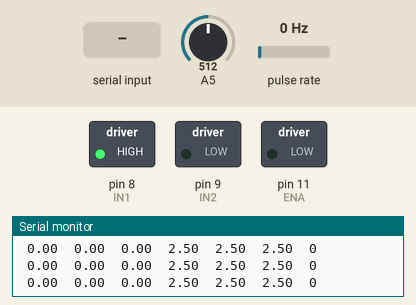
Bench run of a sketch on a simulated Arduino Uno, built with avr-gcc and run on an emulated ATmega328P. Shown: switched loads named in the sketch (green lamp = pin HIGH), the last lines printed to the serial monitor. Wiring (inferred from the names in the program): pulse sensor: data pin 2. The inputs (shaded band) are chosen by the test bench; at power-on: A5 = 512, pulse rate 0 Hz.

Above: at 1.2 s.
1.3 s: "90,45\n" received over Serial
At 2.0 s:
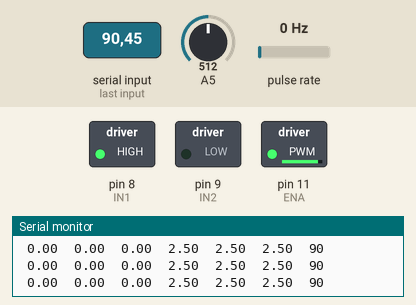
2.8 s: "1\n" received over Serial
At 4.0 s:
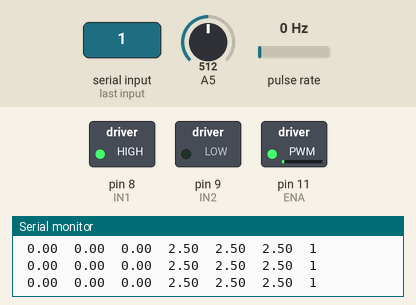
4.3 s: "30,150\n" received over Serial
At 5.1 s:
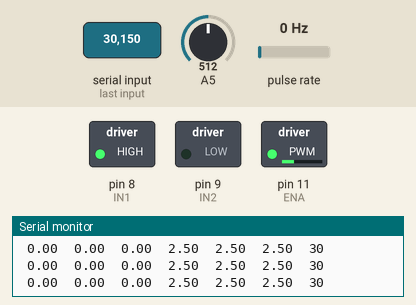
8.8 s: A5 set to 32
11.8 s: A5 set to 27
Timing chart, 0 to 14.8 s (numbered marks = the images above; inputs shaded):
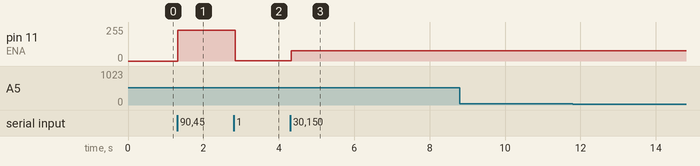

The sketch:

FiltrosSegundoCuartoOrdenArduino.ino
```cpp
/*Codigo Motor-Generador Dc Filtros:
 * Autores: David Santiago Oyola Lozano
 * Diego Fernando Blanco Rueda
 * Heiner Camilo Varela
*/

//DEFINICION DE PINES DE LOS COMPONENTES:-----------------------------------------------------------------------------------------------------

//Encoder:
#define encoder 2

//Puente H:
int ENA = 11;
int IN1 = 8;
int IN2 = 9;

//DEFINICION DE VARIABLES:--------------------------------------------------------------------------------------------------------------------
//Lectura Analogica del Encoder:
volatile unsigned muestreoactualinterrupcion=0; //El tiempo actual del muestreo de la interrupcion.
volatile unsigned muestreoanteriorinterrupcion=0; //El tiempo anterior al tiempo actual del muestreo de interrupcion.
volatile unsigned deltamuestreointerrupcion=0;  //El diferencial de tiempo entre el tiempo anterior y actual de muestreo de interrupcion.

//Variables del calculo de velocidad angular:
int ciclo=0;  //Contador
double frecuencia=0;  //La frecuencia de interrupcion calculada por el promedio de deltas de tiempo.
double w=0; //Velocidad angular calculada del encoder.

//Variables para tiempo de muestro:
float  tiempo1=0;
float  tiempo2=0;
float  tiempo=0;
double n=1; //Numero de interrupciones (o ranuras) del medidor del encoder.

//Vector de suma promnedio:
float vector[]={0,0,0,0,0,0,0,0,0,0}; //Vector donde se guarda cada delta de tiempo para hacer un promedio.
int tam=10; //Tamaño de evaluacion de los ciclos.

//Parametros de control de PWM:
int  PWM=0;  //PWM que se controla.
float lecturaAnalogica =0; //Lectura analogica motor.
float voltajeSalida = 0; //Voltaje Generador.

//Parametros Filtros:
//Constantes filtro segundo orden Volotaje:
const double A2V = 0.071949430353172;
const double B2V = 0.071949430353172;

const double C2V = 1.389976633757370;
const double D2V = -0.533875494463715;

//Constantes filtro cuarto orden Voltaje:
const double A4V = 0.002714868048220;
const double B4V = 0.008144604144661;
const double C4V = 0.008144604144661;
const double D4V = 0.002714868048220;

const double E4V = 2.855972422291980;
const double F4V = -3.177254463083176;
const double G4V = 1.613162165337777;
const double H4V = -0.313599068932344;

//Constantes filtro segundo orden Velocidad:
const double A2Vel = 0.124681557045141;
const double B2Vel = 0.124681557045141;

const double C2Vel = 1.165451455649830;
const double D2Vel = -0.414814569740113;

//Constantes filtro cuarto orden Velocidad:
const double A4Vel = 0.008309467203973;
const double B4Vel = 0.024928401611919;
const double C4Vel = 0.024928401611919;
const double D4Vel = 0.008309467203973;

const double E4Vel = 2.416741890621338;
const double F4Vel = -2.384913665665483;
const double G4Vel = 1.098433138549570;
const double H4Vel = -0.196737101137208;

//Variables Filtros:
double yn_volt2, yn_volt4;

//Segundo Orden Voltaje:
double Dos_Voyn2, Dos_Voyn1;
double Dos_Voxn2, Dos_Voxn1;

//Cuarto Orden Voltaje:
double Cuatro_Voyn4, Cuatro_Voyn3, Cuatro_Voyn2, Cuatro_Voyn1;
double Cuatro_Voxn4, Cuatro_Voxn3, Cuatro_Voxn2, Cuatro_Voxn1;

double yn_vel2, yn_vel4;

//Segundo Orden Velocidad.
double Dos_Veyn2, Dos_Veyn1;
double Dos_Vexn2, Dos_Vexn1;

//Cuarto Orden Velocidad:
double Cuatro_Veyn4, Cuatro_Veyn3, Cuatro_Veyn2, Cuatro_Veyn1;
double Cuatro_Vexn4, Cuatro_Vexn3, Cuatro_Vexn2, Cuatro_Vexn1;

//INICIO DEL CODIGO:-------------------------------------------------------------------------------------------------------------------------
//Funcion del encoder:
void encoderVoid(){ //Esta parte del codigo entra a funcionar cuando sucede una interrupcion en el encoder
ciclo++;  //Inicia el tick.

//En esta parte se mide el diferencial de tiempo entre tick y tick medido por el encoder para sacar un promedio de tiempo:
if(ciclo==1){
      float media=0;  //Se inicializa la variable para obtener el promedio de los delta de tiempos
      deltamuestreointerrupcion=muestreoactualinterrupcion-muestreoanteriorinterrupcion;//Se hace el diferencial de tiempo de interrupcion de ticks del encoder.
      for(int i=0;i<tam-1;i++){ //Ciclo for para crear un vector de n posiciones.
        vector[i]=vector[i+1];  //Este vector se utiliza para almacenar los delta de tiempos.
      }
      vector[tam-1]=deltamuestreointerrupcion;
      for(int i=0;i<tam;i++){ //Ciclo for para comenzar a hacer el promedio de tiempos de interrupcion.
        media=vector[i]+media;
      }
      media=media/tam;  //Se divide entre la cantidad de datos para asi obtener el promedio.
      deltamuestreointerrupcion=media;
      muestreoanteriorinterrupcion=muestreoactualinterrupcion;//Se actualiza el tiempo de interrupcion anterior
    }
ciclo=0;  //Deja el tick en 0
muestreoactualinterrupcion=millis();  //Actualiza el muestreo actual.

    //if(voltajeSalida==0.00){n=0;}

//Calculo de la frecuencia angular:
    if(deltamuestreointerrupcion!=0){ //Según el promedio de tiempo sacado anteriormente se pasa a frecuencia en radianes por segundo:
      frecuencia=(1000*n)/(double)deltamuestreointerrupcion;
    }else{
      frecuencia=0;
    }
    //Se calcula la velocidad angular siendo 2*pi*frecuencia:
    w=(2*3.141516)*frecuencia;
}

void setup() {
  //Activacion de la interrupcion en flanco de bajada del encoder:
  attachInterrupt(digitalPinToInterrupt(encoder),encoderVoid,FALLING);
  Serial.begin(9600); //Monitor Serial en 9600 baudios.
  tiempo1=millis();
  //Se definen las entradas y salidas de los pines:
  pinMode(encoder, INPUT);  //Se necesita el pin del encoder como entrada para la interrupcion.
  pinMode(ENA, OUTPUT);
  pinMode(IN1, OUTPUT); //Se define los pines del puente H como Salidas.
  pinMode(IN2, OUTPUT);

  //Señal Puente H L298N:
  digitalWrite(IN1,HIGH); //Se ajustan IN1 e IN2 para que gire en sentido horario el motor.
  digitalWrite(IN2,LOW);  //Si se quiere girar antihorario definir IN1=LOW e IN2=HIGH.

}

void loop() {
  //Manda el setpoint de PWM Manualmente:
  if(Serial.available()>0){
     String entradaSerial = Serial.readStringUntil('\n'); //Obtiene el valor ingresado para que sea el PWM a tomar.
     PWM=entradaSerial.toFloat();
  }
  analogWrite(ENA,map(PWM,0,100,0,255)); //Enviamos el PWM al puente H.

  //Manda el setpoint de PWM de 10 en 10 automaticamente:
  /*if(millis() > 1000){
    PWM = int(millis()/1000);
  }
  if(millis() >= 101000){
    PWM = 0;
  }*/

  lecturaAnalogica=analogRead(A5); //Se lee el voltaje del pin analogico A5 para mensurar el voltaje de salida del generador.
  voltajeSalida=lecturaAnalogica/1023*5.0;

  tiempo2=millis();

  //CONFIGURACION FILTROS DIGITALES:
  /*
   * Instruccion de uso de los filtros:
   * - Para usar el filtro de segundo orden (sea de voltaje o velocidad) se debe comentar la linea de la ecuacion de diferencia del filtro de cuarto orden y sus parámetros extras.
   * - Para usar el filtro de cuarto orden (sea de voltaje o velocidad) se debe comentar la linea de la ecuacion de diferencia del filtro de segundo orden.
   */

  //Filtros Voltaje:
  //Filtro de Segundo Orden:
  yn_volt2 = A2V*Dos_Voxn1 + B2V*Dos_Voxn2 + C2V*Dos_Voyn1 + D2V*Dos_Voyn2;

  Dos_Voyn2=Dos_Voyn1;
  Dos_Voyn1=yn_volt2;

  Dos_Voxn2=Dos_Voxn1;
  Dos_Voxn1=voltajeSalida;

  //Filtro de Cuarto Orden:
  yn_volt4 = A4V*Cuatro_Voxn1 + B4V*Cuatro_Voxn2 + C4V*Cuatro_Voxn3 + D4V*Cuatro_Voxn4 + E4V*Cuatro_Voyn1 + F4V*Cuatro_Voyn2 + G4V*Cuatro_Voyn3 + H4V*Cuatro_Voyn4;

  Cuatro_Voyn4=Cuatro_Voyn3;
  Cuatro_Voyn3=Cuatro_Voyn2;
  Cuatro_Voyn2=Cuatro_Voyn1;
  Cuatro_Voyn1=yn_volt4;

  Cuatro_Voxn4=Cuatro_Voxn3;
  Cuatro_Voxn3=Cuatro_Voxn2;
  Cuatro_Voxn2=Cuatro_Voxn1;
  Cuatro_Voxn1=voltajeSalida;


  //Filtros Velocidad:
  //Filtro de Segundo Orden:
  yn_vel2 = A2Vel*Dos_Vexn1 + B2Vel*Dos_Vexn2 + C2Vel*Dos_Veyn1 + D2Vel*Dos_Veyn2;

  Dos_Veyn2=Dos_Veyn1;
  Dos_Veyn1=yn_vel2;

  Dos_Vexn2=Dos_Vexn1;
  Dos_Vexn1=w;
  //Filtro de Cuarto Orden:
  yn_vel4 = A4Vel*Cuatro_Vexn1 + B4Vel*Cuatro_Vexn2 + C4Vel*Cuatro_Vexn3 + D4Vel*Cuatro_Vexn4 + E4Vel*Cuatro_Veyn1 + F4Vel*Cuatro_Veyn2 + G4Vel*Cuatro_Veyn3 + H4Vel*Cuatro_Veyn4;

  Cuatro_Veyn4=Cuatro_Veyn3;
  Cuatro_Veyn3=Cuatro_Veyn2;
  Cuatro_Veyn2=Cuatro_Veyn1;
  Cuatro_Veyn1=yn_vel4;

  Cuatro_Vexn4=Cuatro_Vexn3;
  Cuatro_Vexn3=Cuatro_Vexn2;
  Cuatro_Vexn2=Cuatro_Vexn1;
  Cuatro_Vexn1=w;

  if(tiempo2>=tiempo1+15){  //Se obtendrá las muestras de velocidad, voltaje y PWM para los instantes de tiempo correspondientes al tiempo de muestreo.
      //PARA UTILIZAR EL FILTRO EN EL TIEMPO DE MUESTREO *10 SE DEBE MULTIPLICAR DENTRO DEL IF EL MÚLTIPLO DE 10.
      tiempo1 = millis();   //En este caso se ingresa el tiempo de muestreo en el if.
      tiempo = tiempo1/1000;

      //Salida de monitor Serial para imprimir los datos:

      //Velocidad:
      Serial.print(" "); Serial.print(yn_vel2); Serial.print(" ");  //Voltaje de salida en voltios.
      Serial.print(" "); Serial.print(yn_vel4); Serial.print(" ");  //Voltaje de salida en voltios.
      Serial.print(" "); Serial.print(w); Serial.print(" ");  //Velocidad en RPM.

      //Voltaje:
      Serial.print(" "); Serial.print(yn_volt2); Serial.print(" ");  //Voltaje de salida en voltios.
      Serial.print(" "); Serial.print(yn_volt4); Serial.print(" ");  //Voltaje de salida en voltios.
      Serial.print(" "); Serial.print(voltajeSalida); Serial.print(" ");  //Voltaje de salida en voltios.

      Serial.print(" "); Serial.print(PWM); Serial.print(" ");  //Porcentaje de PWM aplicado.
      Serial.println();
    }
}
```

Measured:
- after the input at 1.3 s, pin 11 (ENA): 0/255 → 229/255 at once
- after the input at 2.8 s, pin 11 (ENA): 229/255 → 2/255 at once
- after the input at 4.3 s, pin 11 (ENA): 2/255 → 76/255 at once
